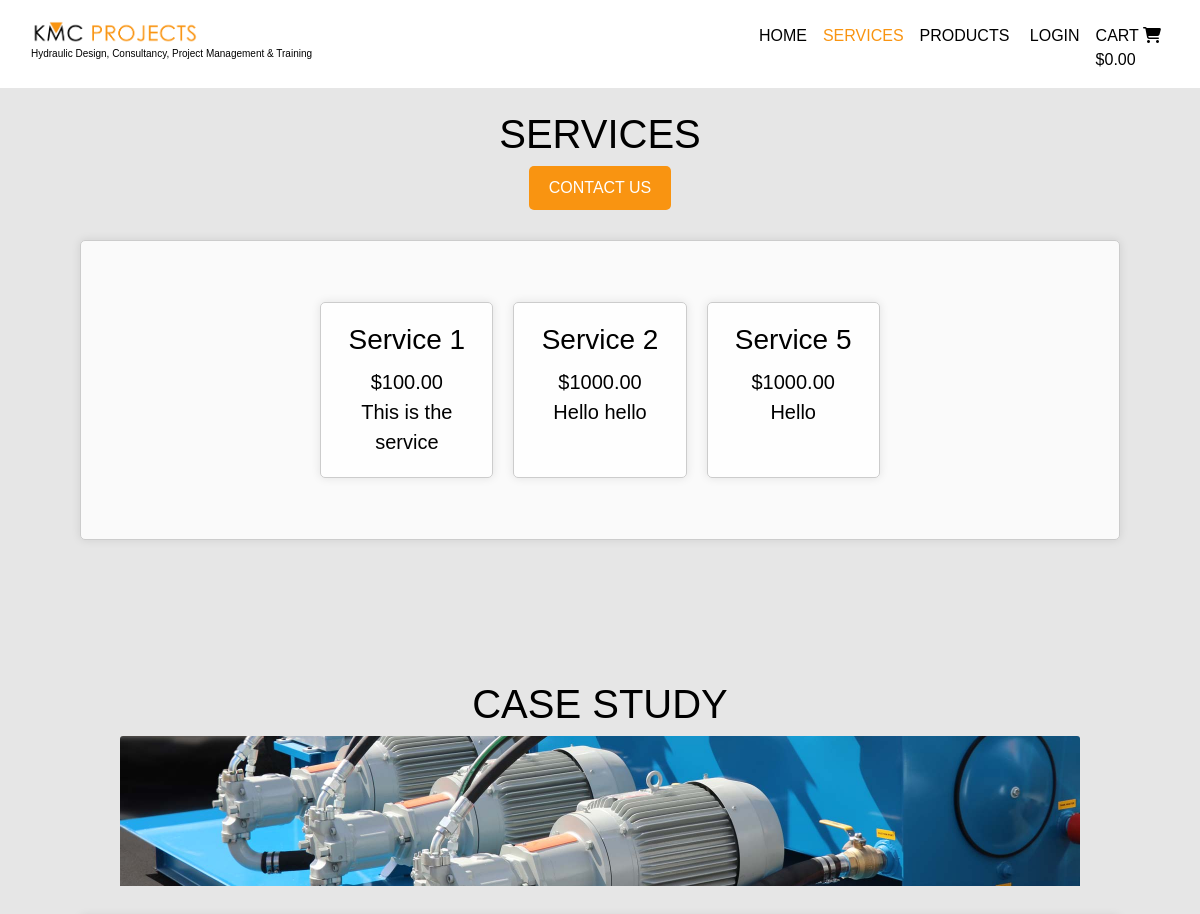
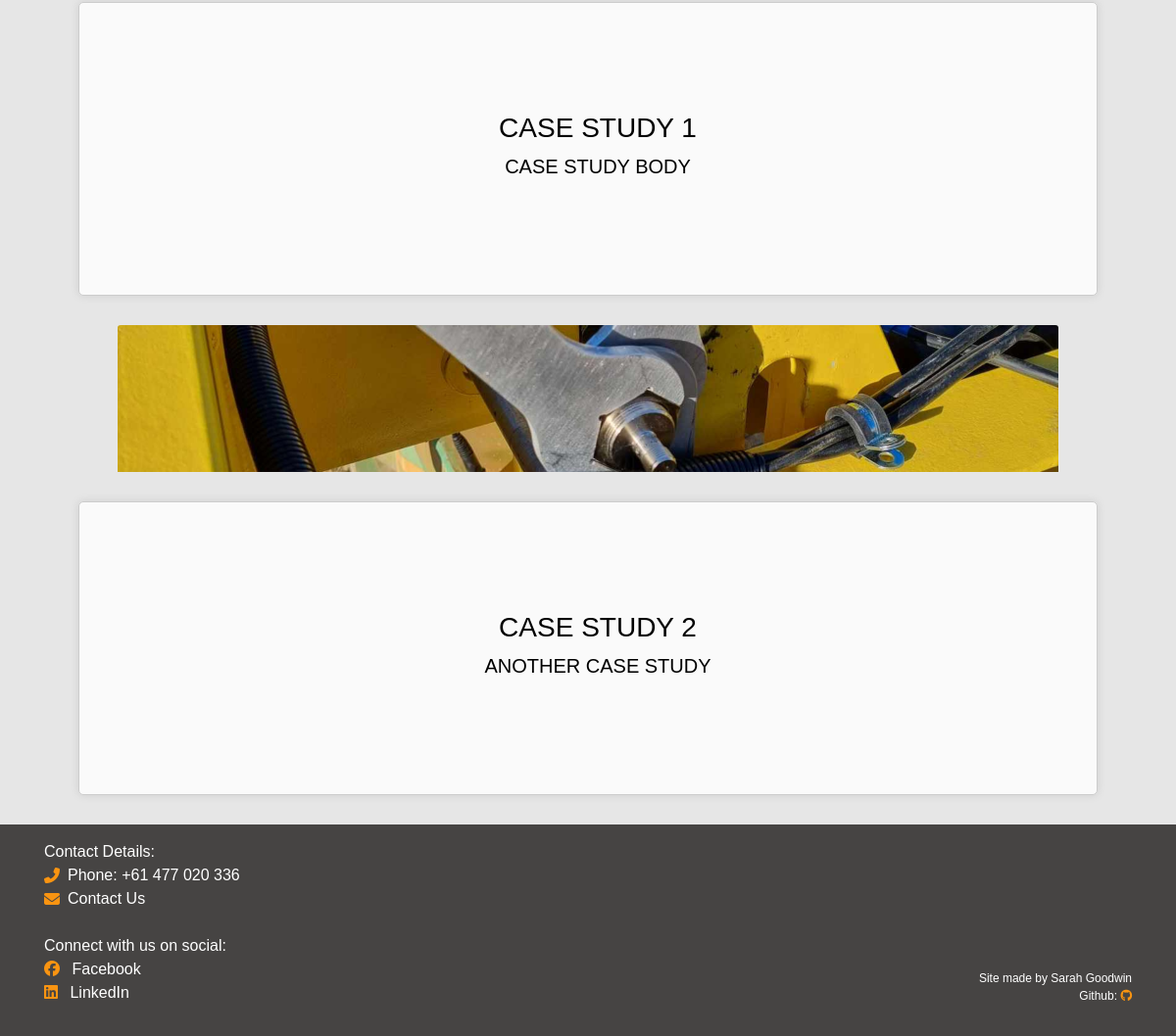
Page /services/ on the committed database (2 pictures, top to bottom).
### services/models.py (models this page shows, shortened)
class Services(models.Model):
    name = models.CharField(max_length=100)
    sku = models.CharField(max_length=254, null=True, blank=True, unique=True)
    description = models.TextField(max_length=250)
    price = models.DecimalField(max_digits=6, decimal_places=2)
    created_on = models.DateTimeField(auto_now_add=True)
    updated_on = models.BooleanField(default=False)

class CaseStudy(models.Model):
    title = models.CharField(max_length=100)
    sku = models.CharField(max_length=254, null=True, unique=True)
    body = models.TextField()
    image = models.ImageField(null=True, blank=True)
    created_on = models.DateTimeField(auto_now_add=True)
    updated_on = models.BooleanField(default=False)

### services/views.py (the view)
# urls.py: path('', views.ServiceList, name='services'),
def ServiceList(request):
    services = Services.objects.all()
    casestudies = CaseStudy.objects.all()
    return render(request, 'services/services.html', {'services': services, 'casestudies': casestudies})

### cart/context.py (called while the page is built, shortened)
def cart_contents(request):
    cart_items = []
    total = 0
    item_count = 0
    cart = request.session.get('cart', {})
    context = {
        'cart_items': cart_items,
        'total': total,
        'item_count': item_count,
    }
    return context

### services/templates/services/services.html (shortened to what this page needs)
{% extends "base.html" %}
{% load static %}
{% block content %}
<div class="content-wrapper">
    <h1 class="site-headings">Services</h1>
    <a href="{% url 'contact' %}" class="contact-button">Contact Us</a>
    <div class="services-box">
        <div class="service-text">
            {% for service in services %}
                <div class="services-inner-box">
                    <div class="services-list">
                        <div class="services-details">
                            <h3 class="product-name">{{ service.name }}</h3>
                            <p class="lead mb-0">${{ service.price }}</p>
                            <p class="lead mb-0">{{ service.description }}</p>
                        </div>
                    </div>
                </div>
            {% endfor %}
        </div>
    </div>
<div class="content-wrapper">
    <h1 class="site-headings">Case Study</h1>
    {% for casestudy in casestudies %}
    {% if casestudy.image %}
    <a href="">
        <img class="card-img-top img-fluid casestudy-img" src="{{ casestudy.image.url }}" alt="{{ casestudy.title }}">
    </a>
    {% else %}
    <a href="">
        <img class="card-img-top img-fluid" src="" alt="{{ casestudy.title }}">
    </a>
    {% endif %}
    <div class="homepage-box">
            <h1 class="homepage-text">
                    <div class="items-list">
                        <div class="item-details">
                            <h3 class="product-name">{{ casestudy.title }}</h3>
                            <p class="lead mb-0">{{ casestudy.body }}</p>
                        </div>
                    </div>
                </div>
            </div>
    {% endfor %}
{% endblock %}

### templates/base.html (shortened to what this page needs)
{% load static %}
{% url 'home' as home_url %}
{% url 'services' as services_url %}
{% url 'cart' as cart_url %}
{% url 'items' as items_url %}
{% url 'account_login' as login_url %}
{% url 'account_signup' as signup_url %}
{% url 'account_logout' as logout_url %}
<!doctype html>
<html lang="en">
  <head>
{% block corecss %}
    <link rel="stylesheet" href="https://stackpath.bootstrapcdn.com/bootstrap/4.4.1/css/bootstrap.min.css">
    <link rel="stylesheet" href="https://use.typekit.net/qlo3ytp.css">
    <link rel="stylesheet" href="{% static '/css/base.css' %}">
    {% endblock %}
</head>
<body>
    <header class="container-fluid fixed-top">
        <div id="topnav" class="row bg-white pt-lg-2">
            <div class="col-lg-4 my-auto py-1 py-lg-0 text-center text-lg-left">
                <a href="{% url 'home' %}" class="nav-link main-logo-link">
                    <img class="logo-img" src="{% static 'images/logo.png' %}" alt="kmc project logo image">
                    <p class="tagline">Hydraulic Design, Consultancy, Project Management & Training</p>
                </a>
            </div>
            <div class="col-lg-8">
                <nav class="navbar navbar-expand-lg justify-content-end">
                    <div class="collapse navbar-collapse" id="navbarNav">
                        <ul class="navbar-nav ml-auto">
                            <li class="nav-item">
                                <a class="nav-link {% if request.path == '/' %}active{% endif %}" href="{% url 'home' %}">Home</a>
                            </li>
                            <li class="nav-item">
                                <a class="nav-link {% if request.path == '/services/' %}active{% endif %}" href="{% url 'services' %}">Services</a>
                            </li>
                            <li class="nav-item dropdown">
                                <a class="nav-link {% if request.path == '/items/' %}active{% endif %}" href="{% url 'items' %}" id="navbarDropdown" role="button" data-toggle="dropdown" aria-haspopup="true" aria-expanded="false">
                                  Products
                                </a>
                              </li>
                             {% if user.is_authenticated %}
                             <li class="nav-item">
                                <a class="nav-link" href="#">Your Account</a>
                            </li>
                            <li class="nav-item">
                                <a class="nav-link {% if request.path == logout_url %}active" aria-current="page{% endif %}" href="{% url 'account_logout' %}">Logout</a>
                            </li>
                            {% else %}
                            <li class="nav-item">
                                <a class="nav-link {% if request.path == '/account/login/' %}active{% endif %}" href="{% url 'account_login' %}">Login</a>
                            </li>
                            {% endif %}
                            <li class="nav-item">
                                <a class="nav-link {% if request.path == '/cart/' %}active{% endif %}" href="{% url 'cart' %}">Cart
                                    <i class="fa-solid fa-cart-shopping"></i>
                                    <div>
                                        <p class="my-0">
                                            {% if total %}
                                                ${{ total|floatformat:2 }}
                                            {% else %}
                                                $0.00
                                            {% endif %}
                                        </p>
                                    </div>
                                </a>
                            </li>
                        </ul>
                    </div>
                </nav>
            </div>
        </div>
    </header>
    {% block content %}
    {% endblock %}
<footer class="footer mt-auto py-3 dark-bg">
    <div class="container">
        <div class="row">
            <div class="col-md-6">
                <ul class="list-unstyled d-flex flex-column">
                    <li class="d-flex flex-row align-items-center">
                        Contact Details:
                    </li>
                    <li class="d-flex flex-row align-items-center">
                        <i class="fas fa-phone-alt mr-2"></i><a href="tel: +61477020336">Phone: +61 477 020 336</a>
                    </li>
                    <li class="d-flex flex-row align-items-center">
                        <i class="fas fa-envelope mr-2"></i> <a href="{% url 'contact' %}">Contact Us</a>
                    </li>
                    <br>
                    <li class="d-flex flex-row align-items-center">
                        Connect with us on social:
                    </li>
                    <li class="d-flex flex-row align-items-center">
                        <a href="https://www.facebook.com/kmc.projects.admin/" target="_blank" rel="noopener" aria-label="KMC Facebook page"><i class="fab fa-facebook mr-2"></i> Facebook</a>
                    </li>
                    <li class="d-flex flex-row align-items-center">
                        <a href="https://www.linkedin.com/in/kevmccaffrey?originalSubdomain=nz" target="_blank" rel="noopener" aria-label="Linkedin Kevin McCaffrey"><i class="fab fa-linkedin mr-2"></i> LinkedIn</a>
                    </li>
                </ul>
            </div>
            <div class="col-md-6 text-right site-creator">
                <ul class="list-unstyled d-flex flex-column">
                    <li>
                        {% block copyright %}Site made by Sarah Goodwin{% endblock copyright %}
                    </li>
                    <li>
                        <a href="https://github.com/sarahgoodwin93" target="_blank" rel="noopener" aria-label="Github Page">Github: <i class="fab fa-github"></i></a>
                    </li>
                </ul>
            </div>
        </div>
    </div>
</footer>
</body>
</html>

### static/css/base.css (style rules this page uses)
body { font-family: 'proxima-nova', sans-serif; font-style: normal; font-weight: 100; color: black; background-color: #e6e6e6; }
h1, h2 { text-transform: uppercase; }
.site-headings { margin-top: 10px; }
.logo-img { width: 50%; text-align: center; }
.tagline { text-decoration: none; font-size: 10px; margin-top: 2px; color: black; }
.navbar { display: flex; justify-content: space-between; text-transform: uppercase; text-decoration: none; }
.navbar .navbar-nav .nav-link { color: black; }
.navbar-nav .nav-link.active { color: #f99411; }
.content-wrapper { padding-top: 100px; text-align: center; }
.contact-button { display: inline-block; padding: 10px 20px; background-color: #f99411; color: #fff; text-decoration: none; border-radius: 5px; text-transform: uppercase; }
.homepage-box { display: flex; flex-wrap: wrap; align-items: center; justify-content: center; text-align: center; margin: 30px 80px; background-color: rgba(255, 255, 255, 0.8); border: 1px solid #ccc; padding: 20px; border-radius: 5px; box-shadow: 0 0 10px rgba(0, 0, 0, 0.1); height: 300px; overflow: auto; }
.homepage-text { font-size: 15px; color: black; }
.services-inner-box { background-color: rgba(255, 255, 255, 0.8); border: 1px solid #ccc; padding: 20px; border-radius: 5px; box-shadow: 0 0 10px rgba(0, 0, 0, 0.1); margin: 10px; width: 50%; }
.services-box { display: flex; flex-wrap: wrap; align-items: center; justify-content: center; text-align: center; margin: 30px 80px; background-color: rgba(255, 255, 255, 0.8); border: 1px solid #ccc; padding: 20px; border-radius: 5px; box-shadow: 0 0 10px rgba(0, 0, 0, 0.1); height: 300px; }
.service-text { display: flex; }
.casestudy-img { max-width: 80%; max-height: 150px; }
.item-details { margin-left: 20px; }
.product-name { margin-bottom: 10px; }
.footer i { color: #f99411; }
.footer a { text-decoration: none; color: white; }
.fa-github { text-decoration: none; color: #f99411; }
footer { color: white; background-color: #464443; }
.site-creator { display: flex; flex-direction: column; justify-content: flex-end; }
.site-creator li { font-size: 12px; color: white; }

### rows in the picture
Services: name "Service 1", price "100.00", description "This is the service"
Services: name "Service 2", price "1000.00", description "Hello hello"
Services: name "Service 5", price "1000.00", description "Hello"
CaseStudy: image (picture), title "CASE STUDY 1", body "CASE STUDY BODY"
CaseStudy: image (picture), title "CASE STUDY 2", body "ANOTHER CASE STUDY"
